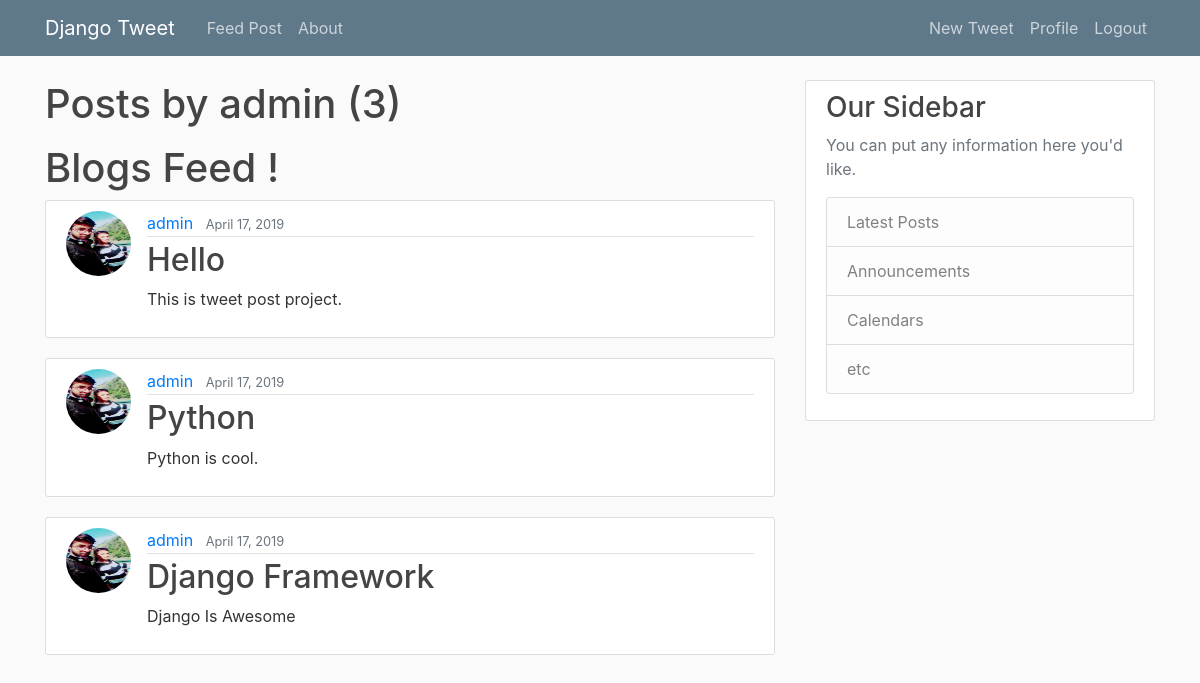
The app's page /user/admin (signed in) with its own data.
### blog/models.py (models this page shows, shortened)
class Post(models.Model):
	title = models.CharField(max_length=100)
	content = models.TextField()
	date_posted = models.DateTimeField(default=timezone.now)   #@ timezone.now() is function which we are not using here
	author = models.ForeignKey(User, on_delete=models.CASCADE)

### users/models.py (models this page shows, shortened)
class Profile(models.Model):
	user = models.OneToOneField(User, on_delete=models.CASCADE)
	bio = models.CharField(max_length=199, blank=True)
	location = models.CharField(max_length=99, blank=True)
	image = models.ImageField(default='profile.jpg', upload_to='profile_pics')

### blog/views.py (the view)
# urls.py: path('user/<str:username>', UserPostListView.as_view(), name="user-posts"),
class UserPostListView(LoginRequiredMixin, ListView):
	model = Post  # what model to query to create List
	template_name = 'blog/user_post.html'
	context_object_name = 'posts'   	# By default is posts
	ordering = ['-date_posted']
	paginate_by = 4
	def get_queryset(self):
		user = get_object_or_404(User, username=self.kwargs.get('username'))
		return Post.objects.filter(author=user).order_by('-date_posted')

### blog/templates/blog/user_post.html (shortened to what this page needs)
{% extends 'blog/base.html' %}
{% block content %}
	<h1 class="mb-3">Posts by {{ view.kwargs.username }} ({{ page_obj.paginator.count }})</h1>
	<h1>Blogs Feed !</h1>
	{% for post in posts %}
		<article class="media content-section">
			<img class="rounded-circle article-img" src="{{ post.author.profile.image.url }}">
			  <div class="media-body">
			    <div class="article-metadata">
			      <a class="mr-2" href="{% url 'user-posts' post.author.username %}">{{ post.author }}</a>
			      <small class="text-muted">{{ post.date_posted | date:"F d, Y"}}</small>
			    </div>
			    <h2><a class="article-title" href="{% url 'post-detail' post.id %}">{{ post.title }}</a></h2>
			    <p class="article-content">{{ post.content }}</p>
			  </div>
		</article>
	{% endfor %}
{% endblock content %}

### blog/templates/blog/base.html (shortened to what this page needs)
{%  load static %}
<!DOCTYPE html>
<!DOCTYPE html>
<html>
<head>
    <link rel="stylesheet" href="https://maxcdn.bootstrapcdn.com/bootstrap/4.0.0/css/bootstrap.min.css">
    <link rel="stylesheet" type="text/css" href="{% static 'blog/main.css' %}">
</head>
<body>
		<header class="site-header">
		  <nav class="navbar navbar-expand-md navbar-dark bg-steel fixed-top">
		    <div class="container">
		      <a class="navbar-brand mr-4" href="{% url 'blog-show' %}">Django Tweet</a>
		      <div class="collapse navbar-collapse" id="navbarToggle">
		        <div class="navbar-nav mr-auto">
		          <a class="nav-item nav-link" href="{% url 'blog-home' %}">Feed Post</a>
		          <a class="nav-item nav-link" href="{% url 'blog-about' %}">About</a>
		        </div>
		        <div class="navbar-nav">
		        	{% if user.is_authenticated %}
		        		<a class="nav-item nav-link" href="{% url 'post-create' %}">New Tweet</a>
		        		<a class="nav-item nav-link" href="{% url 'profile' %}">Profile</a>
		        		<a class="nav-item nav-link" href="{% url 'logout' %}">Logout</a>
		        	{% else %}
				          <a class="nav-item nav-link" href="{% url 'login' %}">Login</a>
				          <a class="nav-item nav-link" href="{% url 'register' %}">Register</a>
				    {% endif %}
		        </div>
		      </div>
		    </div>
		  </nav>
		</header>
			   <main role="main" class="container">
				  <div class="row">
				    <div class="col-md-8">
				      		{% block content %}      {% endblock %}
				 	</div>
				    <div class="col-md-4">
				      <div class="content-section">
				        <h3>Our Sidebar</h3>
				        <p class='text-muted'>You can put any information here you'd like.
				          <ul class="list-group">
				            <li class="list-group-item list-group-item-light">Latest Posts</li>
				            <li class="list-group-item list-group-item-light">Announcements</li>
				            <li class="list-group-item list-group-item-light">Calendars</li>
				            <li class="list-group-item list-group-item-light">etc</li>
				          </ul>
				        </p>
				      </div>
				    </div>
				  </div>
				</main>
</body>
</html>

### blog/static/blog/main.css (style rules this page uses)
body { background: #fafafa; color: #333333; margin-top: 5rem; }
h1, h2, h3, h4, h5, h6 { color: #444444; }
ul { margin: 0; }
.bg-steel { background-color: #5f788a; }
.site-header .navbar-nav .nav-link { color: #cbd5db; }
.content-section { background: #ffffff; padding: 10px 20px; border: 1px solid #dddddd; border-radius: 3px; margin-bottom: 20px; }
.article-title { color: #444444; }
.article-content { white-space: pre-line; }
.article-img { height: 65px; width: 65px; margin-right: 16px; }
.article-metadata { padding-bottom: 1px; margin-bottom: 4px; border-bottom: 1px solid #e3e3e3 }

### records on screen
Post: author.profile.image (picture), author "admin", date_posted "April 17, 2019", title "Hello", content "This is tweet post project."
Post: author.profile.image (picture), author "admin", date_posted "April 17, 2019", title "Python", content "Python is cool."
Post: author.profile.image (picture), author "admin", date_posted "April 17, 2019", title "Django Framework", content "Django Is Awesome"

### other values on screen
{{ view.kwargs.username }} "admin"
{{ page_obj.paginator.count }} "3"
